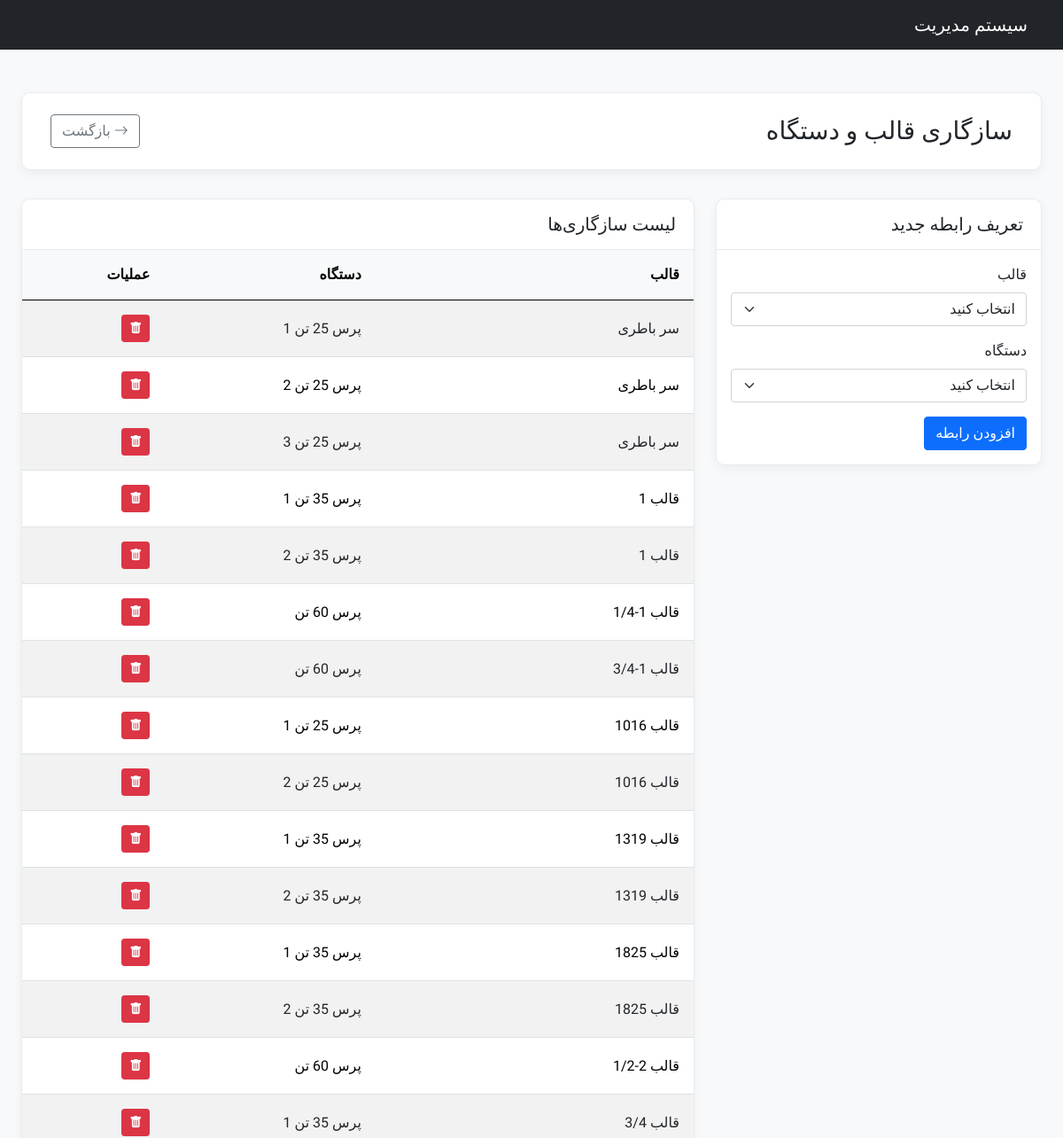
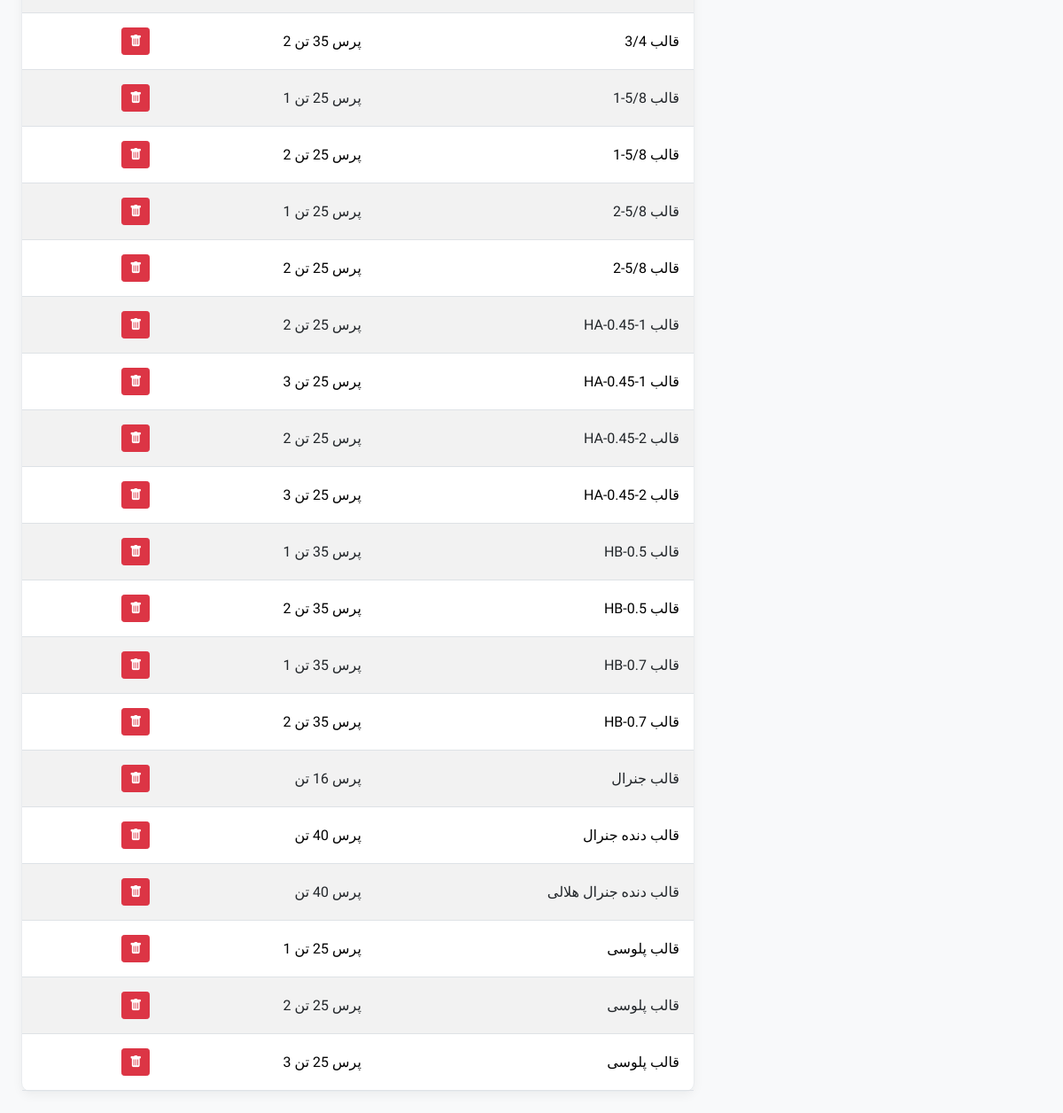
Screenshot of /modules/base_info/mold_machine_compatibility.php with the database file from the repository (2 pictures, top to bottom).
### tables this page shows
CREATE TABLE `tbl_mold_machine_compatibility` (
  `MoldID` int(11) NOT NULL,
  `MachineID` int(11) NOT NULL
);

CREATE TABLE `tbl_molds` (
  `MoldID` int(11) NOT NULL,
  `MoldName` varchar(255) NOT NULL,
  `Status` varchar(50) DEFAULT 'Active'
);

CREATE TABLE `tbl_machines` (
  `MachineID` int(11) NOT NULL,
  `MachineName` varchar(255) NOT NULL,
  `MachineType` varchar(100) DEFAULT NULL,
  `Status` varchar(50) DEFAULT 'Active',
  `strokes_per_minute` int(11) DEFAULT NULL
);

### config/crud_helpers.php (called while the page is built, shortened)
<?php
function find_all(PDO $pdo, string $sql, array $params = []): array
{
    try {
        $stmt = $pdo->prepare($sql);
        $stmt->execute($params);
        return $stmt->fetchAll(PDO::FETCH_ASSOC);
    } catch (PDOException $e) {
        error_log("Error in find_all: " . $e->getMessage() . " | SQL: " . $sql . " | Params: " . print_r($params, true));
        return [];
    }
}
?>

### modules/base_info/mold_machine_compatibility.php (the view, shortened to what this page needs)
<?php
require_once __DIR__ . '/../../config/db.php';
$items = find_all($pdo, "SELECT mm.*, m.MoldName, ma.MachineName
                        FROM " . TABLE_NAME_COMPAT . " mm
                        JOIN tbl_molds m ON mm.MoldID = m.MoldID
                        JOIN tbl_machines ma ON mm.MachineID = ma.MachineID
                        ORDER BY m.MoldName, ma.MachineName");
include __DIR__ . '/../../templates/header.php';
?>
<div class="page-header d-flex justify-content-between align-items-center">
    <h1 class="h3 mb-0">سازگاری قالب و دستگاه</h1>
    <a href="<?php echo BASE_URL; ?>modules/base_info/machinery_dashboard.php" class="btn btn-outline-secondary"><i class="bi bi-arrow-right"></i> بازگشت</a>
</div>
<div class="row">
    <div class="col-lg-4">
        <div class="card content-card">
            <div class="card-header"><h5 class="mb-0">تعریف رابطه جدید</h5></div>
            <div class="card-body">
                <form method="POST" action="mold_machine_compatibility.php">
                    <div class="mb-3">
                        <label for="mold_id" class="form-label">قالب</label>
                        <select class="form-select" id="mold_id" name="mold_id" required>
                            <option value="">انتخاب کنید</option>
                        </select>
                    </div>
                     <div class="mb-3">
                        <label for="machine_id" class="form-label">دستگاه</label>
                        <select class="form-select" id="machine_id" name="machine_id" required>
                            <option value="">انتخاب کنید</option>
                        </select>
                    </div>
                    <button type="submit" class="btn btn-primary">افزودن رابطه</button>
                </form>
            </div>
        </div>
    </div>
    <div class="col-lg-8">
        <div class="card content-card">
            <div class="card-header"><h5 class="mb-0">لیست سازگاری‌ها</h5></div>
            <div class="card-body p-0">
                <div class="table-responsive">
                    <table class="table table-striped table-hover mb-0">
                        <thead><tr><th class="p-3">قالب</th><th class="p-3">دستگاه</th><th class="p-3">عملیات</th></tr></thead>
                        <tbody>
                            <?php foreach ($items as $item): ?>
                            <tr>
                                <td class="p-3"><?php echo htmlspecialchars($item['MoldName']); ?></td>
                                <td class="p-3"><?php echo htmlspecialchars($item['MachineName']); ?></td>
                                <td class="p-3">
                                    <button type="button" class="btn btn-danger btn-sm" data-bs-toggle="modal" data-bs-target="#deleteModal<?php echo $item['MoldID'] . '-' . $item['MachineID']; ?>"><i class="bi bi-trash-fill"></i></button>
                                </td>
                            </tr>
                            <?php endforeach; ?>
                        </tbody>
                    </table>
                </div>
            </div>
        </div>
    </div>
</div>
<?php include __DIR__ . '/../../templates/footer.php'; ?>

### assets/css/style.css (style rules this page uses)
body { font-family: 'Vazirmatn', sans-serif; background-color: #f4f7f9; }
.page-header { background-color: #ffffff; padding: 1.5rem 2rem; border-radius: 10px; margin-bottom: 2rem; box-shadow: 0 4px 12px rgba(0,0,0,0.05); border: 1px solid #e9ecef; }
.content-card { border: 1px solid #e9ecef; border-radius: 10px; box-shadow: 0 4px 12px rgba(0,0,0,0.05); background-color: #ffffff; }
.content-card .card-header { background-color: transparent; border-bottom: 1px solid #e9ecef; font-weight: 600; font-size: 1.1rem; padding: 1rem 1.25rem; }
.table th { font-weight: 600; white-space: nowrap; background-color: #f8f9fa; }
.table td { vertical-align: middle; }

### rows the page displays
tbl_mold_machine_compatibility: MoldID.MoldName "سر باطری", MachineID.MachineName "پرس 25 تن 1"
tbl_mold_machine_compatibility: MoldID.MoldName "سر باطری", MachineID.MachineName "پرس 25 تن 2"
tbl_mold_machine_compatibility: MoldID.MoldName "سر باطری", MachineID.MachineName "پرس 25 تن 3"
tbl_mold_machine_compatibility: MoldID.MoldName "قالب 1", MachineID.MachineName "پرس 35 تن 1"
tbl_mold_machine_compatibility: MoldID.MoldName "قالب 1", MachineID.MachineName "پرس 35 تن 2"
tbl_mold_machine_compatibility: MoldID.MoldName "قالب 1-1/4", MachineID.MachineName "پرس 60 تن"
tbl_mold_machine_compatibility: MoldID.MoldName "قالب 1-3/4", MachineID.MachineName "پرس 60 تن"
tbl_mold_machine_compatibility: MoldID.MoldName "قالب 1016", MachineID.MachineName "پرس 25 تن 1"
tbl_mold_machine_compatibility: MoldID.MoldName "قالب 1016", MachineID.MachineName "پرس 25 تن 2"
tbl_mold_machine_compatibility: MoldID.MoldName "قالب 1319", MachineID.MachineName "پرس 35 تن 1"
tbl_mold_machine_compatibility: MoldID.MoldName "قالب 1319", MachineID.MachineName "پرس 35 تن 2"
tbl_mold_machine_compatibility: MoldID.MoldName "قالب 1825", MachineID.MachineName "پرس 35 تن 1"
tbl_mold_machine_compatibility: MoldID.MoldName "قالب 1825", MachineID.MachineName "پرس 35 تن 2"
tbl_mold_machine_compatibility: MoldID.MoldName "قالب 2-1/2", MachineID.MachineName "پرس 60 تن"
tbl_mold_machine_compatibility: MoldID.MoldName "قالب 3/4", MachineID.MachineName "پرس 35 تن 1"
tbl_mold_machine_compatibility: MoldID.MoldName "قالب 3/4", MachineID.MachineName "پرس 35 تن 2"
tbl_mold_machine_compatibility: MoldID.MoldName "قالب 5/8-1", MachineID.MachineName "پرس 25 تن 1"
tbl_mold_machine_compatibility: MoldID.MoldName "قالب 5/8-1", MachineID.MachineName "پرس 25 تن 2"
tbl_mold_machine_compatibility: MoldID.MoldName "قالب 5/8-2", MachineID.MachineName "پرس 25 تن 1"
tbl_mold_machine_compatibility: MoldID.MoldName "قالب 5/8-2", MachineID.MachineName "پرس 25 تن 2"
tbl_mold_machine_compatibility: MoldID.MoldName "قالب HA-0.45-1", MachineID.MachineName "پرس 25 تن 2"
tbl_mold_machine_compatibility: MoldID.MoldName "قالب HA-0.45-1", MachineID.MachineName "پرس 25 تن 3"
tbl_mold_machine_compatibility: MoldID.MoldName "قالب HA-0.45-2", MachineID.MachineName "پرس 25 تن 2"
tbl_mold_machine_compatibility: MoldID.MoldName "قالب HA-0.45-2", MachineID.MachineName "پرس 25 تن 3"
tbl_mold_machine_compatibility: MoldID.MoldName "قالب HB-0.5", MachineID.MachineName "پرس 35 تن 1"
tbl_mold_machine_compatibility: MoldID.MoldName "قالب HB-0.5", MachineID.MachineName "پرس 35 تن 2"
tbl_mold_machine_compatibility: MoldID.MoldName "قالب HB-0.7", MachineID.MachineName "پرس 35 تن 1"
tbl_mold_machine_compatibility: MoldID.MoldName "قالب HB-0.7", MachineID.MachineName "پرس 35 تن 2"
tbl_mold_machine_compatibility: MoldID.MoldName "قالب جنرال", MachineID.MachineName "پرس 16 تن"
tbl_mold_machine_compatibility: MoldID.MoldName "قالب دنده جنرال", MachineID.MachineName "پرس 40 تن"
tbl_mold_machine_compatibility: MoldID.MoldName "قالب دنده جنرال هلالی", MachineID.MachineName "پرس 40 تن"
tbl_mold_machine_compatibility: MoldID.MoldName "قالب پلوسی", MachineID.MachineName "پرس 25 تن 1"
tbl_mold_machine_compatibility: MoldID.MoldName "قالب پلوسی", MachineID.MachineName "پرس 25 تن 2"
tbl_mold_machine_compatibility: MoldID.MoldName "قالب پلوسی", MachineID.MachineName "پرس 25 تن 3"
